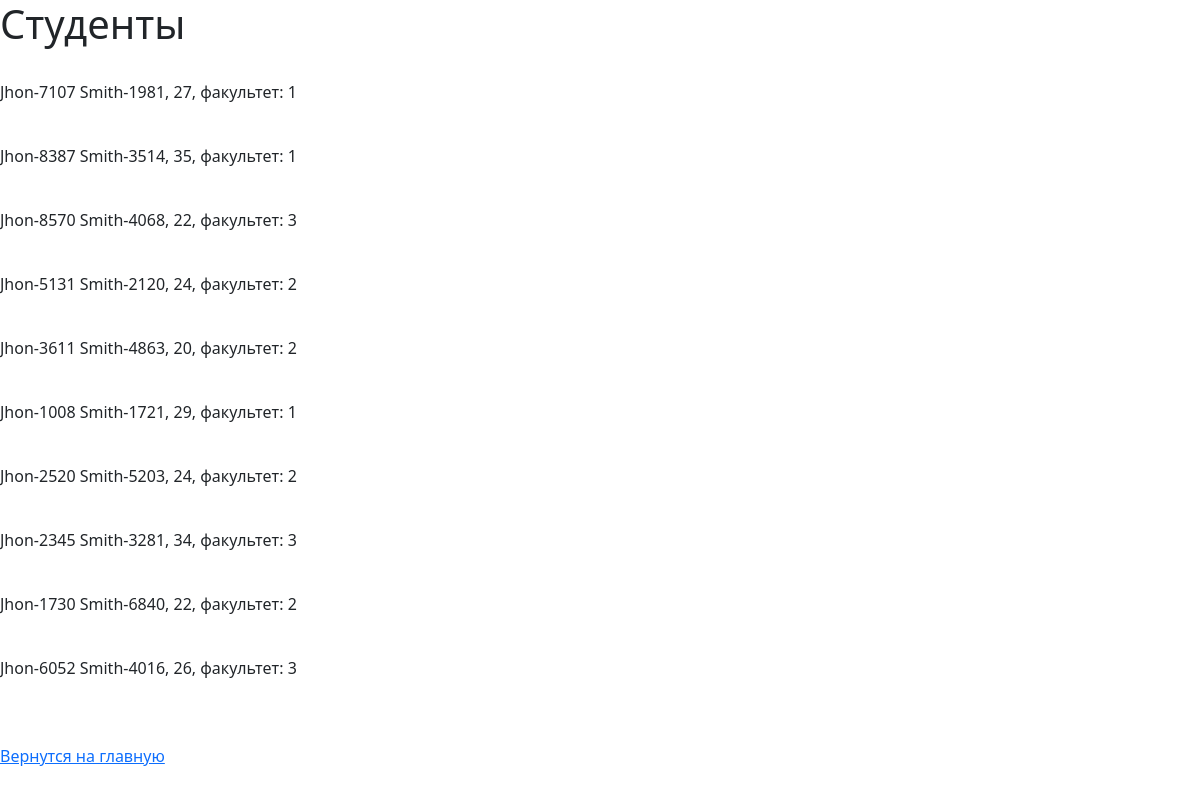
The page /students/ on the database its author committed.
### models.py (models this page shows, shortened)
class Students(db.Model):
    __tablename__ = "students"
    id = db.Column(db.Integer, primary_key=True)
    name = db.Column(db.String(80), nullable=False)
    surname = db.Column(db.String(80), nullable=False)
    age = db.Column(db.Integer, nullable=False)
    gender = db.Column(db.Enum(Gender), nullable=False)
    group = db.Column(db.Integer)
    id_faculty = db.Column(db.Integer, db.ForeignKey("faculty.id"), nullable=False)

### apk_8.py (the view)
@app.route('/students/')
def students():
    students = Students.query.all()
    context = {'students': students}
    return render_template('students.html', **context)

### templates/students.html (shortened to what this page needs)
{% extends 'base.html' %}
{% block content %}
    <div>
        <h1>Студенты</h1>
        <br>
        {% for student in students %}
            <p>{{ student.name }} {{ student.surname }}, {{ student.age }}, факультет: {{ student.id_faculty }}</p>
            <br>
        {% endfor %}
        <br>
        <a href="{{ url_for('page_main') }}">Вернутся на главную</a><br>
    </div>
{% endblock %}

### templates/base.html (shortened to what this page needs)
<!DOCTYPE html>
<html lang="ru">
<head>
    <link href="https://cdn.jsdelivr.net/npm/bootstrap@5.3.2/dist/css/bootstrap.min.css" rel="stylesheet">
</head>
<body>
    <div>
        {% block content %} Не заполнено (базовая content) {% endblock %}
    </div>
</body>

### rows shown on the page
Students: name "Jhon-7107", surname "Smith-1981", age "27", id_faculty "1"
Students: name "Jhon-8387", surname "Smith-3514", age "35", id_faculty "1"
Students: name "Jhon-8570", surname "Smith-4068", age "22", id_faculty "3"
Students: name "Jhon-5131", surname "Smith-2120", age "24", id_faculty "2"
Students: name "Jhon-3611", surname "Smith-4863", age "20", id_faculty "2"
Students: name "Jhon-1008", surname "Smith-1721", age "29", id_faculty "1"
Students: name "Jhon-2520", surname "Smith-5203", age "24", id_faculty "2"
Students: name "Jhon-2345", surname "Smith-3281", age "34", id_faculty "3"
Students: name "Jhon-1730", surname "Smith-6840", age "22", id_faculty "2"
Students: name "Jhon-6052", surname "Smith-4016", age "26", id_faculty "3"
